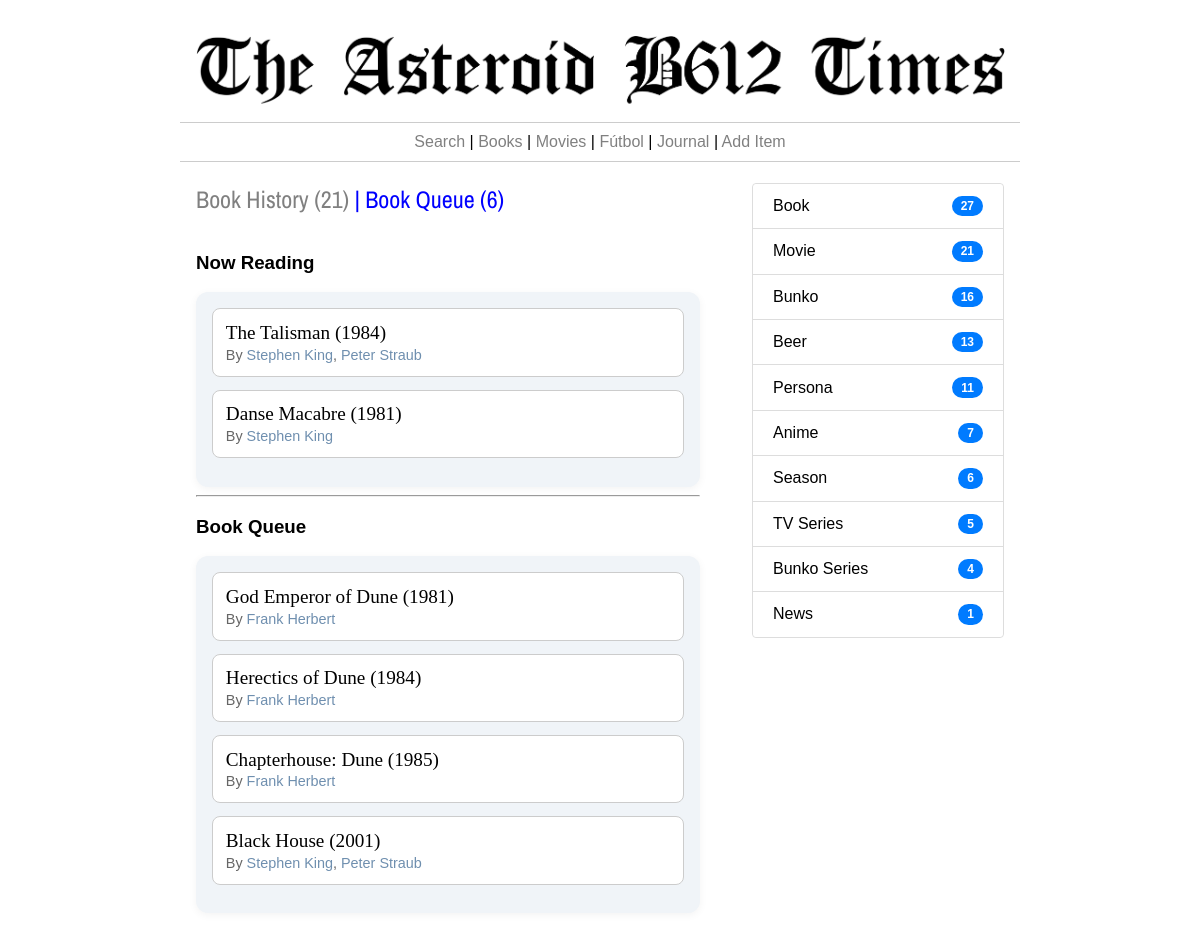
Page /book-queue/ on the earlier database version.
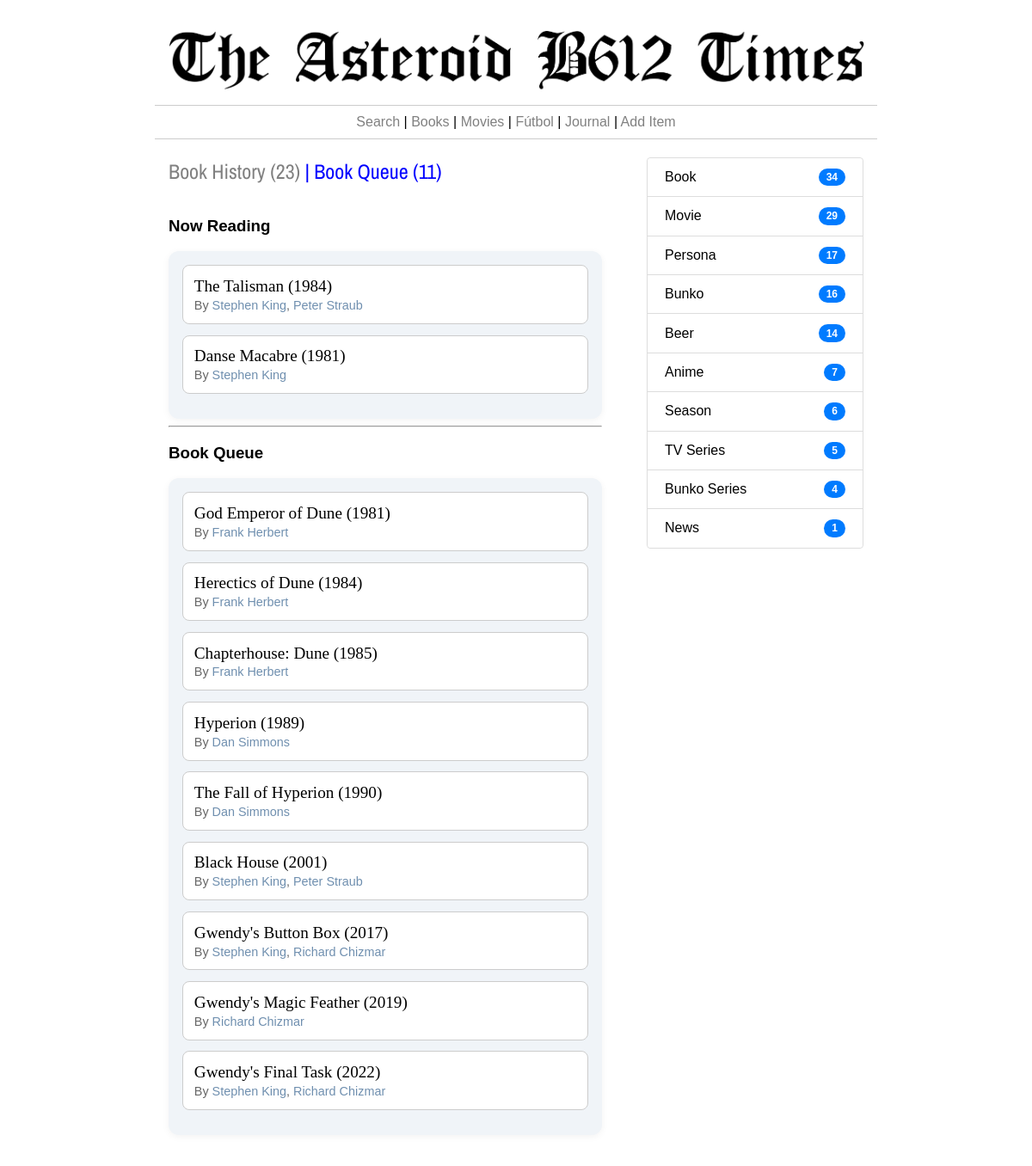
Same page on the later database version.
### thetimes/models.py (models this page shows, shortened)
class Consumo(models.Model):
    item = models.ForeignKey(Item,on_delete=models.CASCADE)
    fec_ini = models.DateField()
    fec_fin = models.DateField(null=True, blank=True)
    unidades = models.CharField(max_length=100)
    cantidad = models.IntegerField()
    multiplicador = models.IntegerField()
    consumo = models.IntegerField()
    formato = models.CharField(max_length=200)

class Item(models.Model):
    titulo = models.CharField(max_length=255)
    tipo = models.ForeignKey(Category, on_delete=models.CASCADE)
    contenido = models.TextField()
    fecha_creacion = models.DateTimeField()
    fecha_edicion = models.DateTimeField()
    consumido = models.BooleanField(default=False)
    @property
    def credit_links(self):
        if self.tipo.category.lower() in  ['book','movie']:
            ncreds = AttrItem.objects.filter(child=self, rel_name__in=['author','illustratror','pseudonym','director']).count()
            if ncreds > 0:
                creds = AttrItem.objects.filter(child=self, rel_name__in=['author','illustratror','pseudonym','director'])
                enlaces = ""
                for c in creds:
                    if c.rel_name not in  ['author','director']:
                        this_c = "(" + c.credito +")"
                    else:
                        this_c = ""
                    enlaces = enlaces + "<a href='/item/"+str(c.item.id)+"' style='text-decoration:none; color:#6F8FAF;'>"+c.item.titulo+this_c+"</a>,&nbsp;"
                clinks = enlaces = enlaces[:-7]
            else:
                clinks = None
        else:
            clinks = None
        return clinks
    @property
    def periodo(self):
        this_v = ''
        pubyear = 0
        if self.tipo.category.lower() in ['book','bunko']:
            npubyear = AttrInteger.objects.filter(item=self,att_name='pubyear').count()
            if npubyear > 0:
                pubyear = AttrInteger.objects.filter(item=self,att_name='pubyear').latest('id')
                this_v = f"({pubyear.att_value})"
        return this_v

class Category(models.Model):
    category = models.CharField(max_length=255)
    @property
    def nitems(self):
        n_w = Item.objects.filter(tipo = self).count()
        return n_w

class AttrInteger(models.Model):
    item = models.ForeignKey(Item,on_delete=models.CASCADE)
    att_name = models.CharField(max_length=255)
    att_value = models.IntegerField()

class AttrItem(models.Model):
    item = models.ForeignKey(Item,on_delete=models.CASCADE,related_name="parent_item")
    child = models.ForeignKey(Item,on_delete=models.CASCADE,related_name="child_item")
    rel_name = models.CharField(max_length=255)

### thetimes/views.py (the view)
# urls.py: path('book-queue/', views.bookQueue, name='bookQueue'),
def bookQueue(request):
	books = sorted(Item.objects.filter(tipo__category='Book',consumo__item__isnull=True), key=lambda t: t.periodo, reverse=False)
	qbooks = len(books)
	rbooks =  Consumo.objects.filter(item__tipo__category='Book',fec_fin__isnull=False).count()
	cats = sorted(Category.objects.exclude(id=14),key=lambda t: t.nitems, reverse=True)
	in_progress = Consumo.objects.filter(item__tipo__category='Book', fec_fin__isnull=True)
	qbooks = qbooks + len(in_progress)
	return render(request,'read-queue.html',{'now_reading':in_progress,'books':books,'rbooks':rbooks,'qbooks':qbooks,'cats':cats})

### thetimes/templates/read-queue.html (shortened to what this page needs)
{% extends 'base_times.html' %}
{% load static %}
{% block izquierda %}
  <h2 style="color:blue;"><a href="{% url 'bookHistory' %}" style="text-decoration:none; color:grey; ">Book History ({{rbooks}})</a> | Book Queue ({{qbooks}})</h2>
  <br>
  {% if now_reading %}
  <h3>Now Reading</h3>
  <ul class="styled-list">
  {% for b in now_reading %}
    <li>
      <span class="main-item"><a href="{% url 'item' b.item.id %}" style="text-decoration:none; color:black;">{{b.item.titulo}} {{b.item.periodo}}</a></span>
      <small class="sub-item">By {{b.item.credit_links|safe}}</small>
    </li>
  {% endfor %}
  </ul>
  {% endif %}
  {% if books %}
<hr>
  <h3>Book Queue</h3>
  <ul class="styled-list">
  {% for b in books %}
    <li>
      <span class="main-item"><a href="{% url 'item' b.id %}" style="text-decoration:none; color:black;">{{b.titulo}} {{b.periodo}}</a></span>
      <small class="sub-item">By {{b.credit_links|safe}}</small>
    </li>
  {% endfor %}
  </ul>
  {% else %}
  <h3 style="color:red;">No Books in QUEUE</h3>
  {% endif %}
{% endblock %}
{% block derecha %}
<ul class="list-group">
    {% for c in cats %}
      {% if c.nitems > 0 %}
        <li class="list-group-item"><a href="{% url 'categoria' c.id %}" style="text-decoration:none; color:black;">{{c.category|capfirst}}</a> <span class="badge badge-pill">{{c.nitems}}</span></li>
      {% endif %}
    {% endfor %}
</ul>
{% endblock %}

Differences in the rows shown:
added Item: titulo "Hyperion", periodo "(1989)", credit_links "Dan Simmons"
added Item: titulo "The Fall of Hyperion", periodo "(1990)", credit_links "Dan Simmons"
added Item: titulo "Gwendy's Button Box", periodo "(2017)", credit_links "Stephen King , Richard Chizmar"
added Item: titulo "Gwendy's Magic Feather", periodo "(2019)", credit_links "Richard Chizmar"
added Item: titulo "Gwendy's Final Task", periodo "(2022)", credit_links "Stephen King , Richard Chizmar"
computed for Category "Book": nitems "27" → "34"
computed for Category "Movie": nitems "21" → "29"
shown differently, row unchanged: Category "Persona": nitems "11" → "17"; moves up the list
computed for Category "Beer": nitems "13" → "14"
Other differences:
{{ rbooks }}: "21" → "23"
{{ qbooks }}: "6" → "11"
